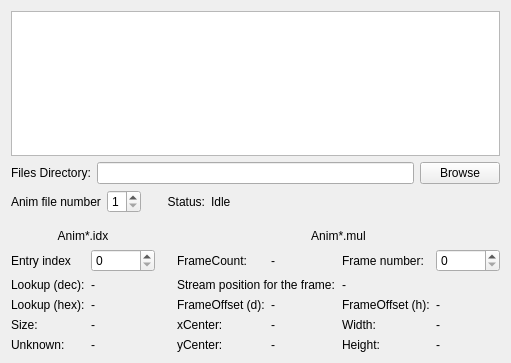
<?xml version="1.0" encoding="UTF-8"?>
<ui version="4.0">
 <class>MainWindow</class>
 <widget class="QMainWindow" name="MainWindow">
  <property name="geometry">
   <rect>
    <x>0</x>
    <y>0</y>
    <width>511</width>
    <height>363</height>
   </rect>
  </property>
  <property name="windowTitle">
   <string>UO AnimMUL Analyzer v0.1</string>
  </property>
  <widget class="QWidget" name="centralWidget">
   <layout class="QVBoxLayout" name="verticalLayout_3">
    <item>
     <layout class="QVBoxLayout" name="verticalLayout_2" stretch="4,2">
      <item>
       <widget class="QGraphicsView" name="graphicsView"/>
      </item>
      <item>
       <layout class="QGridLayout" name="gridLayout">
        <item row="7" column="4">
         <widget class="QLabel" name="label_frameoffsetdec_val">
          <property name="sizePolicy">
           <sizepolicy hsizetype="Preferred" vsizetype="Preferred">
            <horstretch>2</horstretch>
            <verstretch>0</verstretch>
           </sizepolicy>
          </property>
          <property name="text">
           <string>-</string>
          </property>
         </widget>
        </item>
        <item row="9" column="6">
         <widget class="QLabel" name="label_height_val">
          <property name="text">
           <string>-</string>
          </property>
         </widget>
        </item>
        <item row="9" column="3">
         <widget class="QLabel" name="label_17">
          <property name="text">
           <string>yCenter:</string>
          </property>
         </widget>
        </item>
        <item row="8" column="4">
         <widget class="QLabel" name="label_xcenter_val">
          <property name="text">
           <string>-</string>
          </property>
         </widget>
        </item>
        <item row="5" column="1">
         <widget class="QSpinBox" name="spinBox_idxindex">
          <property name="maximum">
           <number>44000</number>
          </property>
         </widget>
        </item>
        <item row="5" column="0">
         <widget class="QLabel" name="label_idxindex">
          <property name="text">
           <string>Entry index</string>
          </property>
         </widget>
        </item>
        <item row="9" column="5">
         <widget class="QLabel" name="label_21">
          <property name="text">
           <string>Height:</string>
          </property>
         </widget>
        </item>
        <item row="7" column="2">
         <spacer name="horizontalSpacer">
          <property name="orientation">
           <enum>Qt::Horizontal</enum>
          </property>
          <property name="sizeType">
           <enum>QSizePolicy::Minimum</enum>
          </property>
          <property name="sizeHint" stdset="0">
           <size>
            <width>10</width>
            <height>10</height>
           </size>
          </property>
         </spacer>
        </item>
        <item row="9" column="4">
         <widget class="QLabel" name="label_ycenter_val">
          <property name="text">
           <string>-</string>
          </property>
         </widget>
        </item>
        <item row="5" column="5">
         <widget class="QLabel" name="label_2">
          <property name="text">
           <string>Frame number:</string>
          </property>
         </widget>
        </item>
        <item row="6" column="0">
         <widget class="QLabel" name="label_4">
          <property name="text">
           <string>Lookup (dec):</string>
          </property>
         </widget>
        </item>
        <item row="4" column="3" colspan="4">
         <widget class="QLabel" name="label_6">
          <property name="text">
           <string>Anim*.mul</string>
          </property>
          <property name="alignment">
           <set>Qt::AlignCenter</set>
          </property>
         </widget>
        </item>
        <item row="9" column="1">
         <widget class="QLabel" name="label_unknown_val">
          <property name="text">
           <string>-</string>
          </property>
         </widget>
        </item>
        <item row="9" column="0">
         <widget class="QLabel" name="label_8">
          <property name="text">
           <string>Unknown:</string>
          </property>
         </widget>
        </item>
        <item row="8" column="0">
         <widget class="QLabel" name="label_7">
          <property name="text">
           <string>Size:</string>
          </property>
         </widget>
        </item>
        <item row="3" column="3">
         <spacer name="verticalSpacer">
          <property name="orientation">
           <enum>Qt::Vertical</enum>
          </property>
          <property name="sizeType">
           <enum>QSizePolicy::Fixed</enum>
          </property>
          <property name="sizeHint" stdset="0">
           <size>
            <width>10</width>
            <height>10</height>
           </size>
          </property>
         </spacer>
        </item>
        <item row="8" column="1">
         <widget class="QLabel" name="label_size_val">
          <property name="text">
           <string>-</string>
          </property>
         </widget>
        </item>
        <item row="6" column="1">
         <widget class="QLabel" name="label_lookupdec_val">
          <property name="text">
           <string>-</string>
          </property>
         </widget>
        </item>
        <item row="7" column="5">
         <widget class="QLabel" name="label_9">
          <property name="sizePolicy">
           <sizepolicy hsizetype="Preferred" vsizetype="Preferred">
            <horstretch>1</horstretch>
            <verstretch>0</verstretch>
           </sizepolicy>
          </property>
          <property name="text">
           <string>FrameOffset (h):</string>
          </property>
         </widget>
        </item>
        <item row="7" column="1">
         <widget class="QLabel" name="label_lookuphex_val">
          <property name="sizePolicy">
           <sizepolicy hsizetype="Preferred" vsizetype="Preferred">
            <horstretch>2</horstretch>
            <verstretch>0</verstretch>
           </sizepolicy>
          </property>
          <property name="text">
           <string>-</string>
          </property>
         </widget>
        </item>
        <item row="7" column="0">
         <widget class="QLabel" name="label_3">
          <property name="text">
           <string>Lookup (hex):</string>
          </property>
         </widget>
        </item>
        <item row="7" column="6">
         <widget class="QLabel" name="label_frameoffsethex_val">
          <property name="sizePolicy">
           <sizepolicy hsizetype="Preferred" vsizetype="Preferred">
            <horstretch>2</horstretch>
            <verstretch>0</verstretch>
           </sizepolicy>
          </property>
          <property name="text">
           <string>-</string>
          </property>
         </widget>
        </item>
        <item row="6" column="3" colspan="2">
         <widget class="QLabel" name="label_24">
          <property name="text">
           <string>Stream position for the frame:</string>
          </property>
         </widget>
        </item>
        <item row="6" column="5" colspan="2">
         <widget class="QLabel" name="label_frame_streampos_val">
          <property name="text">
           <string>-</string>
          </property>
         </widget>
        </item>
        <item row="5" column="4">
         <widget class="QLabel" name="label_framecount_val">
          <property name="text">
           <string>-</string>
          </property>
         </widget>
        </item>
        <item row="4" column="0" colspan="2">
         <widget class="QLabel" name="label_5">
          <property name="text">
           <string>Anim*.idx</string>
          </property>
          <property name="alignment">
           <set>Qt::AlignCenter</set>
          </property>
         </widget>
        </item>
        <item row="8" column="6">
         <widget class="QLabel" name="label_width_val">
          <property name="text">
           <string>-</string>
          </property>
         </widget>
        </item>
        <item row="5" column="3">
         <widget class="QLabel" name="label_12">
          <property name="text">
           <string>FrameCount: </string>
          </property>
         </widget>
        </item>
        <item row="8" column="5">
         <widget class="QLabel" name="label_20">
          <property name="text">
           <string>Width:</string>
          </property>
         </widget>
        </item>
        <item row="7" column="3">
         <widget class="QLabel" name="label_14">
          <property name="text">
           <string>FrameOffset (d):</string>
          </property>
         </widget>
        </item>
        <item row="5" column="6">
         <widget class="QSpinBox" name="spinBox_framenumber">
          <property name="maximum">
           <number>44000</number>
          </property>
         </widget>
        </item>
        <item row="8" column="3">
         <widget class="QLabel" name="label_xcenter">
          <property name="text">
           <string>xCenter:</string>
          </property>
         </widget>
        </item>
        <item row="0" column="0" colspan="7">
         <layout class="QHBoxLayout" name="horizontalLayout">
          <item>
           <widget class="QLabel" name="label_10">
            <property name="text">
             <string>Files Directory:</string>
            </property>
           </widget>
          </item>
          <item>
           <widget class="QLineEdit" name="lineEdit"/>
          </item>
          <item>
           <widget class="QPushButton" name="pushButton_browse">
            <property name="text">
             <string>Browse</string>
            </property>
           </widget>
          </item>
         </layout>
        </item>
        <item row="1" column="0" colspan="7">
         <layout class="QHBoxLayout" name="horizontalLayout_2">
          <item>
           <widget class="QLabel" name="label">
            <property name="text">
             <string>Anim file number</string>
            </property>
           </widget>
          </item>
          <item>
           <widget class="QSpinBox" name="spinBox_animfilenum">
            <property name="minimum">
             <number>1</number>
            </property>
            <property name="maximum">
             <number>5</number>
            </property>
           </widget>
          </item>
          <item>
           <spacer name="horizontalSpacer_2">
            <property name="orientation">
             <enum>Qt::Horizontal</enum>
            </property>
            <property name="sizeType">
             <enum>QSizePolicy::Preferred</enum>
            </property>
            <property name="sizeHint" stdset="0">
             <size>
              <width>20</width>
              <height>20</height>
             </size>
            </property>
           </spacer>
          </item>
          <item>
           <widget class="QLabel" name="label_26">
            <property name="sizePolicy">
             <sizepolicy hsizetype="Preferred" vsizetype="Preferred">
              <horstretch>1</horstretch>
              <verstretch>0</verstretch>
             </sizepolicy>
            </property>
            <property name="text">
             <string>Status:</string>
            </property>
            <property name="alignment">
             <set>Qt::AlignRight|Qt::AlignTrailing|Qt::AlignVCenter</set>
            </property>
           </widget>
          </item>
          <item>
           <widget class="QLabel" name="label_status_val">
            <property name="sizePolicy">
             <sizepolicy hsizetype="Preferred" vsizetype="Preferred">
              <horstretch>8</horstretch>
              <verstretch>0</verstretch>
             </sizepolicy>
            </property>
            <property name="text">
             <string>Idle</string>
            </property>
           </widget>
          </item>
         </layout>
        </item>
       </layout>
      </item>
     </layout>
    </item>
   </layout>
  </widget>
 </widget>
 <layoutdefault spacing="6" margin="11"/>
 <resources/>
 <connections/>
</ui>
